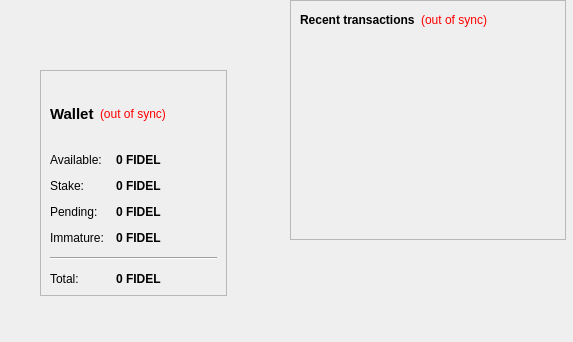
<?xml version="1.0" encoding="UTF-8"?>
<ui version="4.0">
 <class>OverviewPage</class>
 <widget class="QWidget" name="OverviewPage">
  <property name="geometry">
   <rect>
    <x>0</x>
    <y>0</y>
    <width>573</width>
    <height>342</height>
   </rect>
  </property>
  <property name="windowTitle">
   <string>Form</string>
  </property>
  <property name="styleSheet">
   <string notr="true">QListView { background: transparent; }</string>
  </property>
  <widget class="QWidget" name="layoutWidget">
   <property name="geometry">
    <rect>
     <x>40</x>
     <y>70</y>
     <width>187</width>
     <height>226</height>
    </rect>
   </property>
   <layout class="QVBoxLayout" name="verticalLayout_2">
    <item>
     <widget class="QFrame" name="frame">
      <property name="styleSheet">
       <string notr="true">QListView { background: transparent; }</string>
      </property>
      <property name="frameShape">
       <enum>QFrame::StyledPanel</enum>
      </property>
      <property name="frameShadow">
       <enum>QFrame::Raised</enum>
      </property>
      <layout class="QVBoxLayout" name="verticalLayout_4">
       <item>
        <layout class="QHBoxLayout" name="horizontalLayout_4">
         <item>
          <widget class="QLabel" name="label_5">
           <property name="font">
            <font>
             <pointsize>11</pointsize>
             <weight>75</weight>
             <bold>true</bold>
            </font>
           </property>
           <property name="text">
            <string>Wallet</string>
           </property>
          </widget>
         </item>
         <item>
          <widget class="QLabel" name="labelWalletStatus">
           <property name="toolTip">
            <string>The displayed information may be out of date. Your wallet automatically synchronizes with the FidelCastro network after a connection is established, but this process has not completed yet.</string>
           </property>
           <property name="styleSheet">
            <string notr="true">QLabel { color: red; }</string>
           </property>
           <property name="text">
            <string notr="true">(out of sync)</string>
           </property>
           <property name="alignment">
            <set>Qt::AlignLeading|Qt::AlignLeft|Qt::AlignVCenter</set>
           </property>
          </widget>
         </item>
         <item>
          <spacer name="horizontalSpacer_2">
           <property name="orientation">
            <enum>Qt::Horizontal</enum>
           </property>
           <property name="sizeHint" stdset="0">
            <size>
             <width>40</width>
             <height>20</height>
            </size>
           </property>
          </spacer>
         </item>
        </layout>
       </item>
       <item>
        <layout class="QFormLayout" name="formLayout_2">
         <property name="fieldGrowthPolicy">
          <enum>QFormLayout::AllNonFixedFieldsGrow</enum>
         </property>
         <property name="horizontalSpacing">
          <number>12</number>
         </property>
         <property name="verticalSpacing">
          <number>12</number>
         </property>
         <item row="0" column="0">
          <widget class="QLabel" name="label">
           <property name="text">
            <string>Available:</string>
           </property>
          </widget>
         </item>
         <item row="0" column="1">
          <widget class="QLabel" name="labelBalance">
           <property name="font">
            <font>
             <weight>75</weight>
             <bold>true</bold>
            </font>
           </property>
           <property name="cursor">
            <cursorShape>IBeamCursor</cursorShape>
           </property>
           <property name="toolTip">
            <string>Your current spendable balance</string>
           </property>
           <property name="text">
            <string notr="true">0 FIDEL</string>
           </property>
           <property name="textInteractionFlags">
            <set>Qt::LinksAccessibleByMouse|Qt::TextSelectableByKeyboard|Qt::TextSelectableByMouse</set>
           </property>
          </widget>
         </item>
         <item row="1" column="0">
          <widget class="QLabel" name="label_6">
           <property name="text">
            <string>Stake:</string>
           </property>
          </widget>
         </item>
         <item row="1" column="1">
          <widget class="QLabel" name="labelStake">
           <property name="font">
            <font>
             <weight>75</weight>
             <bold>true</bold>
            </font>
           </property>
           <property name="cursor">
            <cursorShape>IBeamCursor</cursorShape>
           </property>
           <property name="toolTip">
            <string>Total of coins that was staked, and do not yet count toward the current balance</string>
           </property>
           <property name="text">
            <string notr="true">0 FIDEL</string>
           </property>
           <property name="textInteractionFlags">
            <set>Qt::LinksAccessibleByMouse|Qt::TextSelectableByKeyboard|Qt::TextSelectableByMouse</set>
           </property>
          </widget>
         </item>
         <item row="2" column="0">
          <widget class="QLabel" name="label_3">
           <property name="text">
            <string>Pending:</string>
           </property>
          </widget>
         </item>
         <item row="3" column="0">
          <widget class="QLabel" name="labelImmatureText">
           <property name="text">
            <string>Immature:</string>
           </property>
          </widget>
         </item>
         <item row="3" column="1">
          <widget class="QLabel" name="labelImmature">
           <property name="font">
            <font>
             <weight>75</weight>
             <bold>true</bold>
            </font>
           </property>
           <property name="toolTip">
            <string>Mined balance that has not yet matured</string>
           </property>
           <property name="text">
            <string notr="true">0 FIDEL</string>
           </property>
           <property name="textInteractionFlags">
            <set>Qt::LinksAccessibleByMouse|Qt::TextSelectableByKeyboard|Qt::TextSelectableByMouse</set>
           </property>
          </widget>
         </item>
         <item row="4" column="0" colspan="2">
          <widget class="Line" name="line">
           <property name="orientation">
            <enum>Qt::Horizontal</enum>
           </property>
          </widget>
         </item>
         <item row="5" column="0">
          <widget class="QLabel" name="labelTotalText">
           <property name="text">
            <string>Total:</string>
           </property>
          </widget>
         </item>
         <item row="5" column="1">
          <widget class="QLabel" name="labelTotal">
           <property name="font">
            <font>
             <weight>75</weight>
             <bold>true</bold>
            </font>
           </property>
           <property name="cursor">
            <cursorShape>IBeamCursor</cursorShape>
           </property>
           <property name="toolTip">
            <string>Your current total balance</string>
           </property>
           <property name="text">
            <string notr="true">0 FIDEL</string>
           </property>
           <property name="textInteractionFlags">
            <set>Qt::LinksAccessibleByMouse|Qt::TextSelectableByKeyboard|Qt::TextSelectableByMouse</set>
           </property>
          </widget>
         </item>
         <item row="2" column="1">
          <widget class="QLabel" name="labelUnconfirmed">
           <property name="font">
            <font>
             <weight>75</weight>
             <bold>true</bold>
            </font>
           </property>
           <property name="cursor">
            <cursorShape>IBeamCursor</cursorShape>
           </property>
           <property name="toolTip">
            <string>Total of transactions that have yet to be confirmed, and do not yet count toward the current balance</string>
           </property>
           <property name="text">
            <string notr="true">0 FIDEL</string>
           </property>
           <property name="textInteractionFlags">
            <set>Qt::LinksAccessibleByMouse|Qt::TextSelectableByKeyboard|Qt::TextSelectableByMouse</set>
           </property>
          </widget>
         </item>
        </layout>
       </item>
      </layout>
     </widget>
    </item>
   </layout>
  </widget>
  <widget class="QFrame" name="frame_2">
   <property name="geometry">
    <rect>
     <x>290</x>
     <y>0</y>
     <width>276</width>
     <height>240</height>
    </rect>
   </property>
   <property name="frameShape">
    <enum>QFrame::StyledPanel</enum>
   </property>
   <property name="frameShadow">
    <enum>QFrame::Raised</enum>
   </property>
   <layout class="QVBoxLayout" name="verticalLayout">
    <item>
     <layout class="QHBoxLayout" name="horizontalLayout_2">
      <item>
       <widget class="QLabel" name="label_4">
        <property name="text">
         <string>&lt;b&gt;Recent transactions&lt;/b&gt;</string>
        </property>
       </widget>
      </item>
      <item>
       <widget class="QLabel" name="labelTransactionsStatus">
        <property name="toolTip">
         <string>The displayed information may be out of date. Your wallet automatically synchronizes with the FidelCastro network after a connection is established, but this process has not completed yet.</string>
        </property>
        <property name="styleSheet">
         <string notr="true">QLabel { color: red; }</string>
        </property>
        <property name="text">
         <string notr="true">(out of sync)</string>
        </property>
        <property name="alignment">
         <set>Qt::AlignRight|Qt::AlignTrailing|Qt::AlignVCenter</set>
        </property>
       </widget>
      </item>
      <item>
       <spacer name="horizontalSpacer">
        <property name="orientation">
         <enum>Qt::Horizontal</enum>
        </property>
        <property name="sizeHint" stdset="0">
         <size>
          <width>40</width>
          <height>20</height>
         </size>
        </property>
       </spacer>
      </item>
     </layout>
    </item>
    <item>
     <layout class="QVBoxLayout" name="verticalLayout_3">
      <item>
       <spacer name="verticalSpacer_2">
        <property name="orientation">
         <enum>Qt::Vertical</enum>
        </property>
        <property name="sizeHint" stdset="0">
         <size>
          <width>20</width>
          <height>40</height>
         </size>
        </property>
       </spacer>
      </item>
     </layout>
    </item>
    <item>
     <widget class="QListView" name="listTransactions">
      <property name="styleSheet">
       <string notr="true">QListView { background: transparent; }</string>
      </property>
      <property name="frameShape">
       <enum>QFrame::NoFrame</enum>
      </property>
      <property name="verticalScrollBarPolicy">
       <enum>Qt::ScrollBarAlwaysOff</enum>
      </property>
      <property name="horizontalScrollBarPolicy">
       <enum>Qt::ScrollBarAlwaysOff</enum>
      </property>
      <property name="selectionMode">
       <enum>QAbstractItemView::NoSelection</enum>
      </property>
     </widget>
    </item>
   </layout>
  </widget>
 </widget>
 <resources/>
 <connections/>
</ui>
